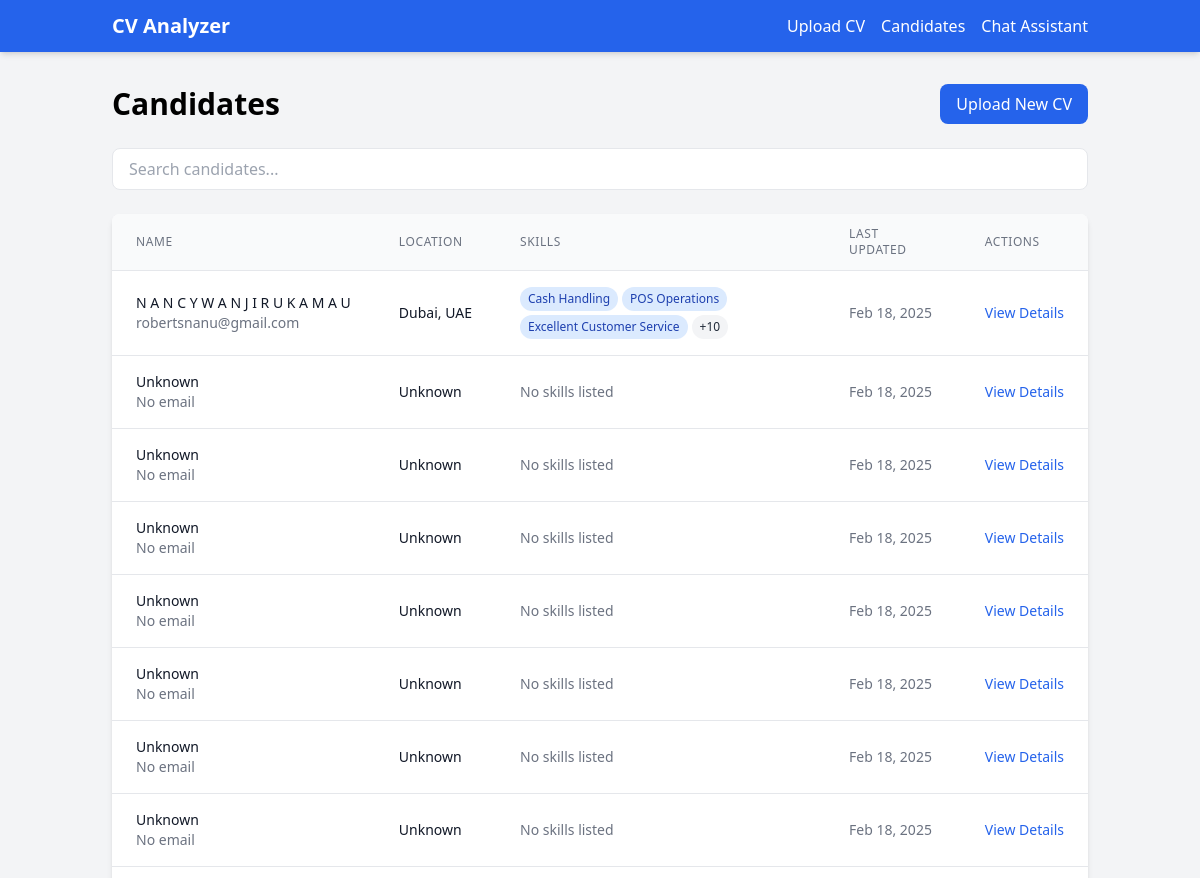
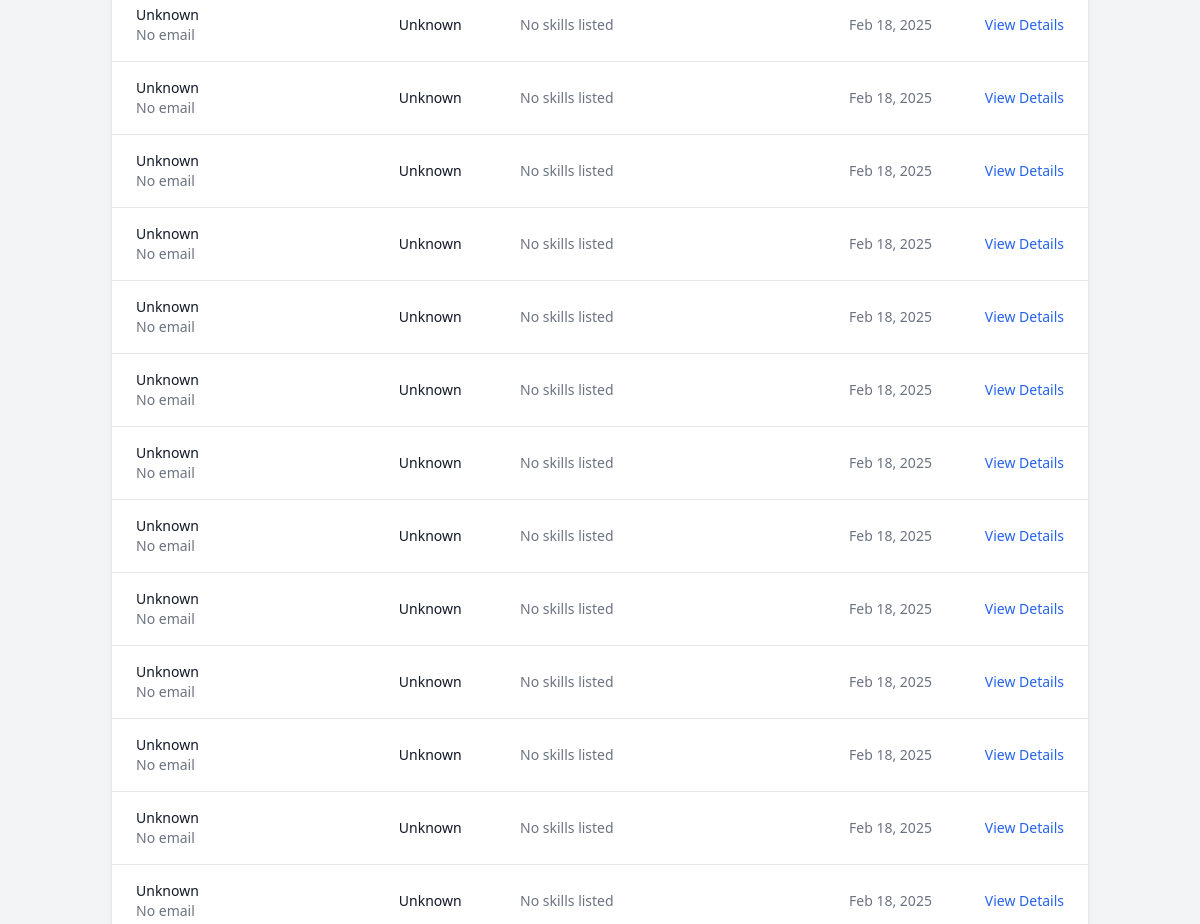
Page /cv_tracking_system/candidates/ (upper part) on the earlier database version (2 pictures, top to bottom).
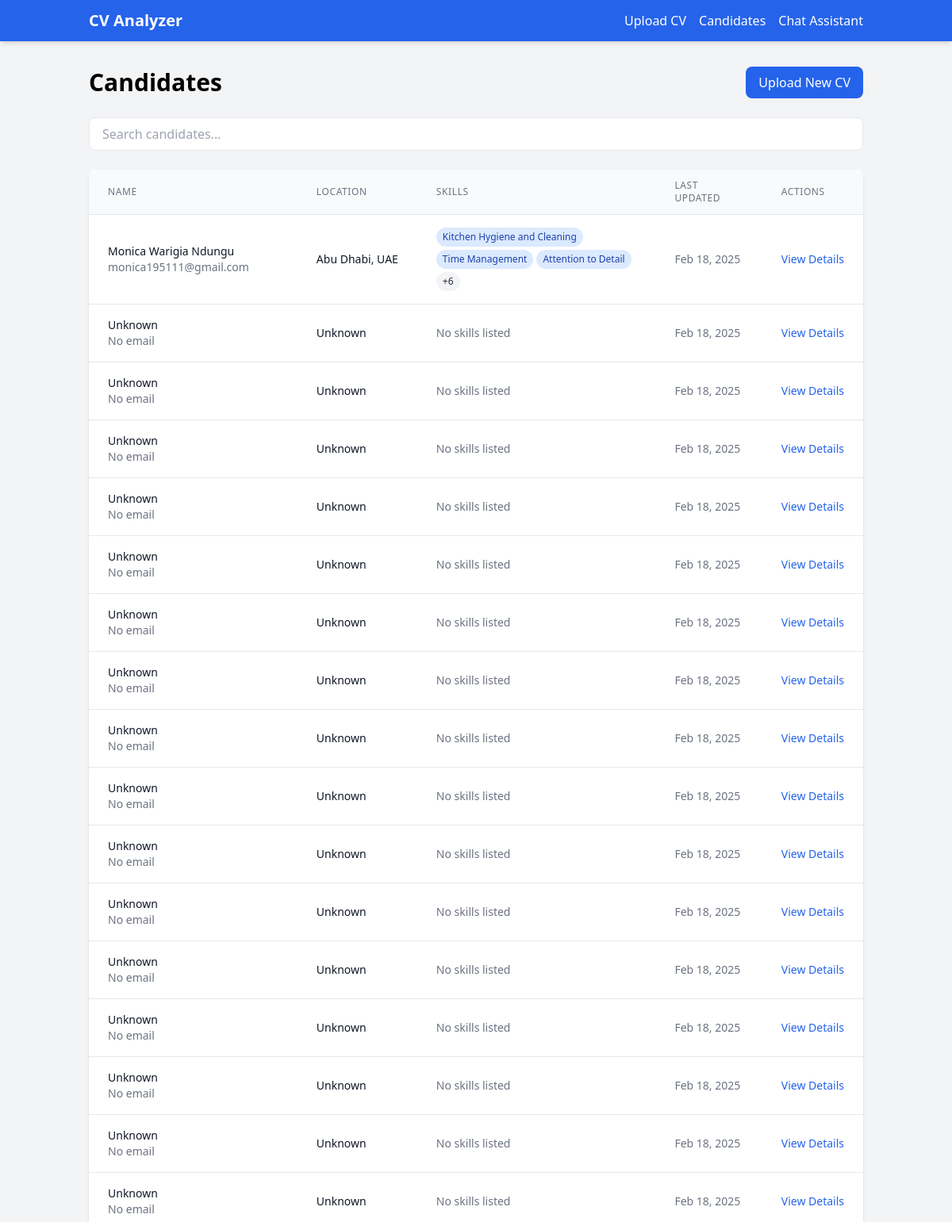
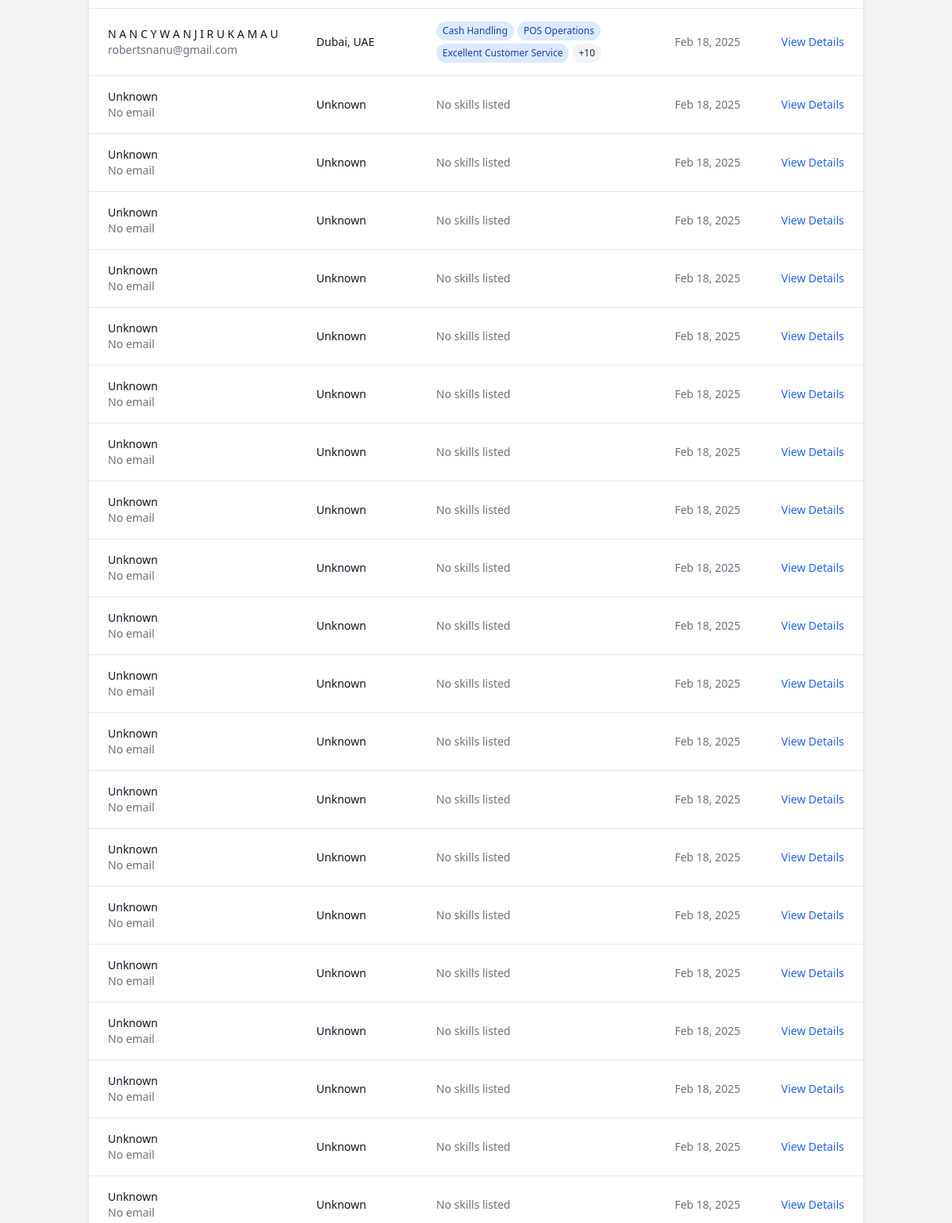
Same page on the later database version (2 pictures, top to bottom).
### cv_tracking_system/models.py (models this page shows, shortened)
class Candidate(models.Model):
    name = models.CharField(max_length=200)
    email = models.EmailField(unique=True, blank=True, null=True)
    phone = models.CharField(max_length=20, blank=True, null=True)
    location = models.CharField(max_length=200, blank=True, null=True)
    raw_text = models.TextField()  # Raw extracted resume text
    structured_data = models.JSONField(default=dict)
    file_path = models.FileField(
        upload_to=unique_filename,validators=[validate_file_size])
    last_updated = models.DateTimeField(auto_now=True)
    ai_summary = models.TextField(blank=True, null=True)
    def get_skills(self):
        return self.structured_data.get('skills', [])

### cv_tracking_system/views.py (the view)
# urls.py: path('candidates/', views.CandidatesView.as_view(), name='candidates'),
class CandidatesView(View):
    def get(self, request):
        candidates = Candidate.objects.all().order_by('-last_updated')
        return render(request, 'cv_tracking_system/candidates.html', {'candidates': candidates})

### cv_tracking_system/templates/cv_tracking_system/candidates.html (shortened to what the changed rows need)
{% extends 'cv_tracking_system/base.html' %}
{% block content %}
<div class="max-w-6xl mx-auto">
    <div class="flex justify-between items-center mb-6">
        <h1 class="text-3xl font-bold">Candidates</h1>
    </div>
    <div class="bg-white rounded-lg shadow-md overflow-hidden">
        {% if candidates %}
        <div class="overflow-x-auto">
            <table class="min-w-full divide-y divide-gray-200 table-auto">
                <thead class="bg-gray-50">
                    <tr>
                        <th scope="col" class="px-6 py-3 text-left text-xs font-medium text-gray-500 uppercase tracking-wider">Name</th>
                        <th scope="col" class="px-6 py-3 text-left text-xs font-medium text-gray-500 uppercase tracking-wider">Location</th>
                        <th scope="col" class="px-6 py-3 text-left text-xs font-medium text-gray-500 uppercase tracking-wider">Skills</th>
                        <th scope="col" class="px-6 py-3 text-left text-xs font-medium text-gray-500 uppercase tracking-wider">Last Updated</th>
                        <th scope="col" class="px-6 py-3 text-left text-xs font-medium text-gray-500 uppercase tracking-wider">Actions</th>
                    </tr>
                </thead>
                <tbody class="bg-white divide-y divide-gray-200" id="candidatesTable">
                    {% for candidate in candidates %}
                    <tr class="candidate-row">
                        <td class="px-6 py-4 whitespace-nowrap">
                            <div class="text-sm font-medium text-gray-900">{{ candidate.name|default:"Unknown" }}</div>
                            <div class="text-sm text-gray-500">{{ candidate.email|default:"No email" }}</div>
                        </td>
                        <td class="px-6 py-4 whitespace-nowrap">
                            <div class="text-sm text-gray-900">{{ candidate.location|default:"Unknown" }}</div>
                        </td>
                        <td class="px-6 py-4">
                            <div class="flex flex-wrap gap-1">
                                {% with skills=candidate.get_skills %}
                                {% if skills %}
                                    {% for skill in skills|slice:":3" %}
                                    <span class="px-2 py-1 text-xs rounded-full bg-blue-100 text-blue-800">{{ skill }}</span>
                                    {% endfor %}
                                    {% if skills|length > 3 %}
                                    <span class="px-2 py-1 text-xs rounded-full bg-gray-100 text-gray-800">+{{ skills|length|add:"-3" }}</span>
                                    {% endif %}
                                {% else %}
                                    <span class="text-sm text-gray-500">No skills listed</span>
                                {% endif %}
                                {% endwith %}
                            </div>
                        </td>
                        <td class="px-6 py-4 whitespace-nowrap text-sm text-gray-500">
                            {{ candidate.last_updated|date:"M d, Y" }}
                        </td>
                        <td class="px-6 py-4 whitespace-nowrap text-right text-sm font-medium">
                            <a href="{% url 'candidate_detail' candidate.id %}" class="text-blue-600 hover:text-blue-900">View Details</a>
                        </td>
                    </tr>
                    {% endfor %}
                </tbody>
            </table>
        </div>
        {% else %}
        <div class="py-8 text-center">
            <p class="text-gray-500">No candidates found. Upload some CVs to get started!</p>
            <a href="{% url 'upload' %}" class="mt-4 inline-block px-4 py-2 bg-blue-600 text-white rounded-lg hover:bg-blue-700">Upload CV</a>
        </div>
        {% endif %}
    </div>
</div>
{% endblock %}

Differences in the rows shown:
added Candidate: name "Monica Warigia Ndungu", email "monica195111@gmail.com", location "Abu Dhabi, UAE", skills "Kitchen Hygiene and Cleaning" "Time Management" "Attention to Detail", get_skills|length "6", last_updated "Feb 18, 2025"
added Candidate: name "Unknown", email "No email", location "Unknown", shows "No skills listed", last_updated "Feb 18, 2025"
added Candidate: name "Unknown", email "No email", location "Unknown", shows "No skills listed", last_updated "Feb 18, 2025"
added Candidate: name "Unknown", email "No email", location "Unknown", shows "No skills listed", last_updated "Feb 18, 2025"
added Candidate: name "Unknown", email "No email", location "Unknown", shows "No skills listed", last_updated "Feb 18, 2025"
added Candidate: name "Unknown", email "No email", location "Unknown", shows "No skills listed", last_updated "Feb 18, 2025"
added Candidate: name "Unknown", email "No email", location "Unknown", shows "No skills listed", last_updated "Feb 18, 2025"
added Candidate: name "Unknown", email "No email", location "Unknown", shows "No skills listed", last_updated "Feb 18, 2025"
added Candidate: name "Unknown", email "No email", location "Unknown", shows "No skills listed", last_updated "Feb 18, 2025"
added Candidate: name "Unknown", email "No email", location "Unknown", shows "No skills listed", last_updated "Feb 18, 2025"
added Candidate: name "Unknown", email "No email", location "Unknown", shows "No skills listed", last_updated "Feb 18, 2025"
added Candidate: name "Unknown", email "No email", location "Unknown", shows "No skills listed", last_updated "Feb 18, 2025"
added Candidate: name "Unknown", email "No email", location "Unknown", shows "No skills listed", last_updated "Feb 18, 2025"
added Candidate: name "Unknown", email "No email", location "Unknown", shows "No skills listed", last_updated "Feb 18, 2025"
added Candidate: name "Unknown", email "No email", location "Unknown", shows "No skills listed", last_updated "Feb 18, 2025"
added Candidate: name "Unknown", email "No email", location "Unknown", shows "No skills listed", last_updated "Feb 18, 2025"
added Candidate: name "Unknown", email "No email", location "Unknown", shows "No skills listed", last_updated "Feb 18, 2025"
